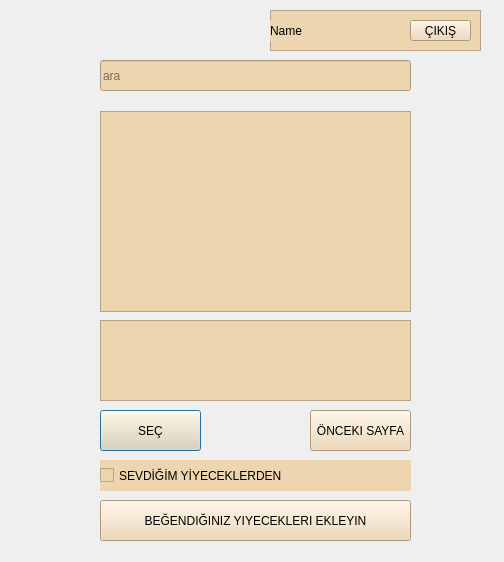
<?xml version="1.0" encoding="UTF-8"?>
<ui version="4.0">
 <class>Dialog</class>
 <widget class="QDialog" name="Dialog">
  <property name="geometry">
   <rect>
    <x>0</x>
    <y>0</y>
    <width>504</width>
    <height>562</height>
   </rect>
  </property>
  <property name="windowTitle">
   <string>YEMEK LİSTESİ</string>
  </property>
  <property name="toolTip">
   <string/>
  </property>
  <widget class="QTableWidget" name="food_table">
   <property name="geometry">
    <rect>
     <x>100</x>
     <y>111</y>
     <width>311</width>
     <height>201</height>
    </rect>
   </property>
   <property name="toolTip">
    <string>Her haftanın yemek listesini görmek için tablodan haftayı seçin ve &quot;SEÇ&quot; butonuna tıklayın</string>
   </property>
   <property name="styleSheet">
    <string notr="true">background-color: rgb(237, 213, 175);</string>
   </property>
  </widget>
  <widget class="QPushButton" name="sec">
   <property name="geometry">
    <rect>
     <x>100</x>
     <y>410</y>
     <width>101</width>
     <height>41</height>
    </rect>
   </property>
   <property name="styleSheet">
    <string notr="true">background-color: rgb(237, 213, 175);</string>
   </property>
   <property name="text">
    <string>SEÇ</string>
   </property>
  </widget>
  <widget class="QLineEdit" name="ara">
   <property name="geometry">
    <rect>
     <x>100</x>
     <y>60</y>
     <width>311</width>
     <height>31</height>
    </rect>
   </property>
   <property name="toolTip">
    <string>Aramak istediğiniz yiyeceği yazın</string>
   </property>
   <property name="styleSheet">
    <string notr="true">background-color: rgb(237, 213, 175);</string>
   </property>
   <property name="placeholderText">
    <string>ara</string>
   </property>
  </widget>
  <widget class="QPushButton" name="back">
   <property name="geometry">
    <rect>
     <x>310</x>
     <y>410</y>
     <width>101</width>
     <height>41</height>
    </rect>
   </property>
   <property name="styleSheet">
    <string notr="true">background-color: rgb(237, 213, 175);</string>
   </property>
   <property name="text">
    <string>ÖNCEKI SAYFA</string>
   </property>
  </widget>
  <widget class="QPushButton" name="addGood">
   <property name="geometry">
    <rect>
     <x>100</x>
     <y>500</y>
     <width>311</width>
     <height>41</height>
    </rect>
   </property>
   <property name="toolTip">
    <string>Sevdiğiniz yiyecekleri seçin.</string>
   </property>
   <property name="styleSheet">
    <string notr="true">background-color: rgb(237, 213, 175);</string>
   </property>
   <property name="text">
    <string>BEĞENDIĞINIZ YIYECEKLERI EKLEYIN</string>
   </property>
  </widget>
  <widget class="QTableWidget" name="selectedfoods">
   <property name="geometry">
    <rect>
     <x>100</x>
     <y>320</y>
     <width>311</width>
     <height>81</height>
    </rect>
   </property>
   <property name="styleSheet">
    <string notr="true">background-color: rgb(237, 213, 175);</string>
   </property>
  </widget>
  <widget class="QCheckBox" name="good">
   <property name="geometry">
    <rect>
     <x>100</x>
     <y>460</y>
     <width>311</width>
     <height>31</height>
    </rect>
   </property>
   <property name="toolTip">
    <string>Onay kutusu işaretlendiğinde, yalnızca sevdiğiniz yiyecekleri göreceksiniz.</string>
   </property>
   <property name="styleSheet">
    <string notr="true">background-color: rgb(237, 213, 175);</string>
   </property>
   <property name="text">
    <string>SEVDİĞİM YİYECEKLERDEN</string>
   </property>
  </widget>
  <widget class="QFrame" name="frame">
   <property name="geometry">
    <rect>
     <x>270</x>
     <y>10</y>
     <width>211</width>
     <height>41</height>
    </rect>
   </property>
   <property name="styleSheet">
    <string notr="true">background-color: rgb(237, 213, 175);</string>
   </property>
   <property name="frameShape">
    <enum>QFrame::StyledPanel</enum>
   </property>
   <property name="frameShadow">
    <enum>QFrame::Raised</enum>
   </property>
   <widget class="QLabel" name="name">
    <property name="geometry">
     <rect>
      <x>0</x>
      <y>10</y>
      <width>131</width>
      <height>21</height>
     </rect>
    </property>
    <property name="styleSheet">
     <string notr="true">font: 75 10pt &quot;MS Shell Dlg 2&quot;;
background-color: rgb(237, 213, 175);</string>
    </property>
    <property name="text">
     <string>Name</string>
    </property>
   </widget>
   <widget class="QPushButton" name="exit">
    <property name="geometry">
     <rect>
      <x>140</x>
      <y>10</y>
      <width>61</width>
      <height>21</height>
     </rect>
    </property>
    <property name="styleSheet">
     <string notr="true">font: 75 10pt &quot;MS Shell Dlg 2&quot;;
background-color: rgb(237, 213, 175);
</string>
    </property>
    <property name="text">
     <string>ÇIKIŞ</string>
    </property>
   </widget>
  </widget>
  <widget class="QLabel" name="label">
   <property name="geometry">
    <rect>
     <x>-30</x>
     <y>-50</y>
     <width>731</width>
     <height>631</height>
    </rect>
   </property>
   <property name="text">
    <string/>
   </property>
   <property name="pixmap">
    <pixmap>Images.qrc/OIG6.jpg</pixmap>
   </property>
  </widget>
  <zorder>label</zorder>
  <zorder>food_table</zorder>
  <zorder>sec</zorder>
  <zorder>ara</zorder>
  <zorder>back</zorder>
  <zorder>addGood</zorder>
  <zorder>selectedfoods</zorder>
  <zorder>good</zorder>
  <zorder>frame</zorder>
 </widget>
 <resources/>
 <connections/>
</ui>
